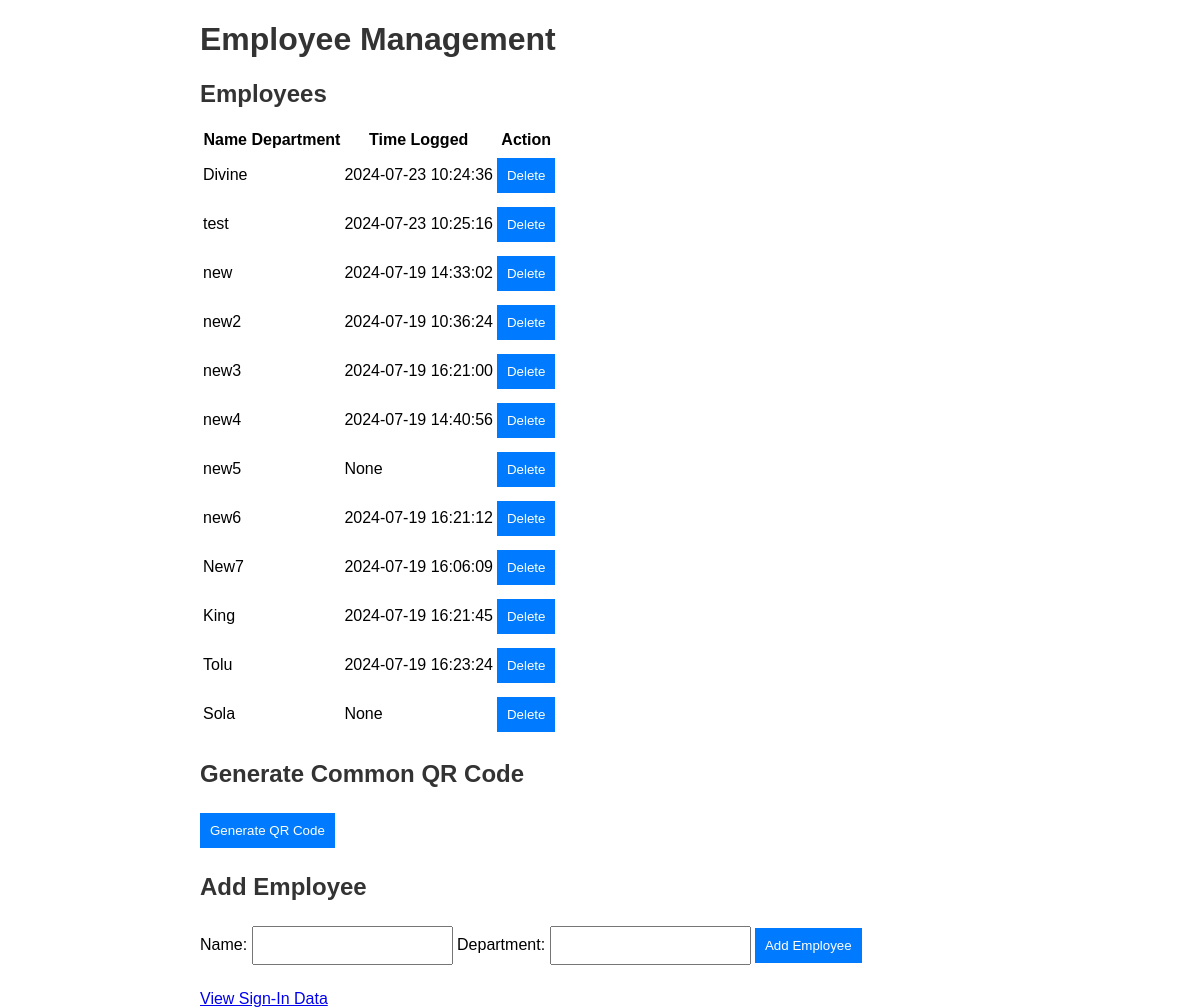
Before: / with the older database file.
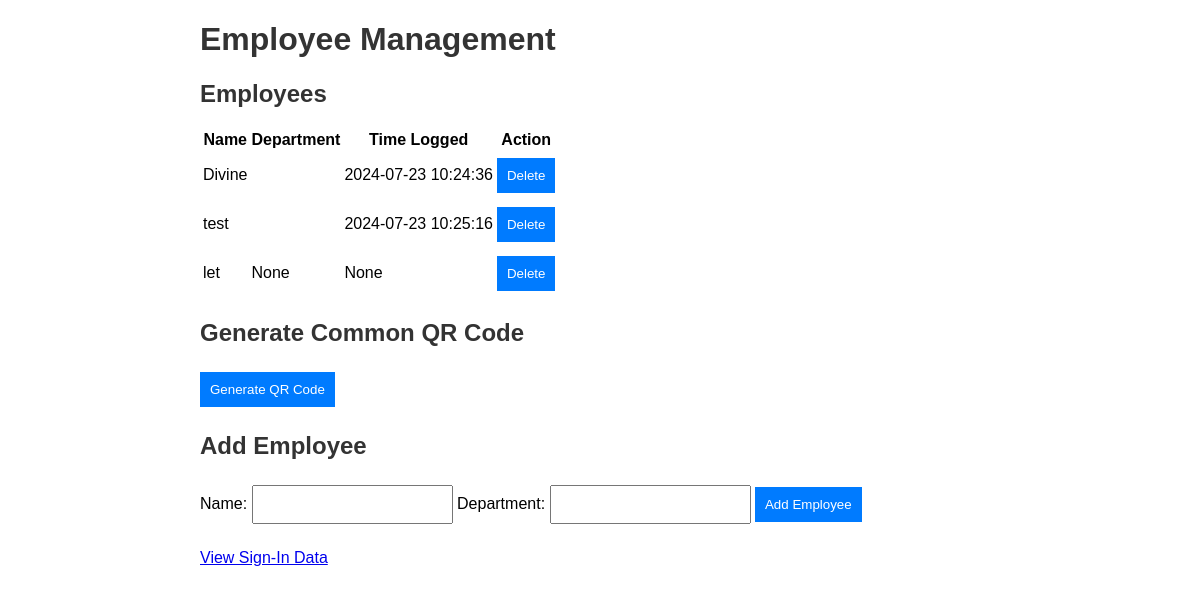
After: the same page with the newer database file.
### tables this page shows
CREATE TABLE employees (
    id INTEGER PRIMARY KEY AUTOINCREMENT,
    name TEXT NOT NULL,
    department TEXT,
    time_logged TEXT  -- Using TEXT type to store timestamps
);

### app.py (the view)
@app.route('/')
def index():
    conn = get_db_connection()
    employees = conn.execute('SELECT * FROM employees').fetchall()
    conn.close()
    return render_template('index.html', employees=employees)

### app.py (called while the page is built)
def get_db_connection():
    conn = sqlite3.connect(DATABASE)
    conn.row_factory = sqlite3.Row
    return conn

### templates/index.html (shortened to what this page needs)
<!DOCTYPE html>
<html lang="en">
<head>
    <link rel="stylesheet" href="{{ url_for('static', filename='style.css') }}">
</head>
<body>
    <h1>Employee Management</h1>
    <h2>Employees</h2>
    <table>
        <thead>
            <tr>
                <th>Name</th>
                <th>Department</th>
                <th>Time Logged</th>
                <th>Action</th>
            </tr>
        </thead>
        <tbody>
            {% for employee in employees %}
                <tr>
                    <td>{{ employee.name }}</td>
                    <td>{{ employee.department }}</td>
                    <td>{{ employee.time_logged }}</td>
                    <td>
                        <form action="{{ url_for('delete_employee', name=employee.name) }}" method="post" style="display:inline;">
                            <button type="submit">Delete</button>
                        </form>
                    </td>
                </tr>
            {% endfor %}
        </tbody>
    </table>
    <h2>Generate Common QR Code</h2>
    <form action="{{ url_for('generate_qr') }}" method="post">
        <button type="submit">Generate QR Code</button>
    </form>
    <h2>Add Employee</h2>
    <form action="{{ url_for('add_employee') }}" method="post">
        <label for="name">Name:</label>
        <input type="text" id="name" name="name" required>
        <label for="department">Department:</label>
        <input type="text" id="department" name="department">
        <button type="submit">Add Employee</button>
    </form>
    <a href="{{ url_for('sign_in_data') }}">View Sign-In Data</a>
</body>
</html>

### static/style.css (style rules this page uses)
body { font-family: Arial, sans-serif; margin: 0 auto; padding: 0 20px; max-width: 800px; }
h1, h2 { color: #333; }
form { margin-bottom: 20px; }
input, select, button { padding: 10px; margin: 5px 0; }
button { background-color: #007BFF; color: white; border: none; cursor: pointer; }

Changed rows visible on the page:
removed employees: name "new", time_logged "2024-07-19 14:33:02"
removed employees: name "new2", time_logged "2024-07-19 10:36:24"
removed employees: name "new3", time_logged "2024-07-19 16:21:00"
removed employees: name "new4", time_logged "2024-07-19 14:40:56"
removed employees: name "new5", time_logged "None"
removed employees: name "new6", time_logged "2024-07-19 16:21:12"
removed employees: name "New7", time_logged "2024-07-19 16:06:09"
removed employees: name "King", time_logged "2024-07-19 16:21:45"
removed employees: name "Tolu", time_logged "2024-07-19 16:23:24"
removed employees: name "Sola", time_logged "None"
added employees: name "let", department "None", time_logged "None"
